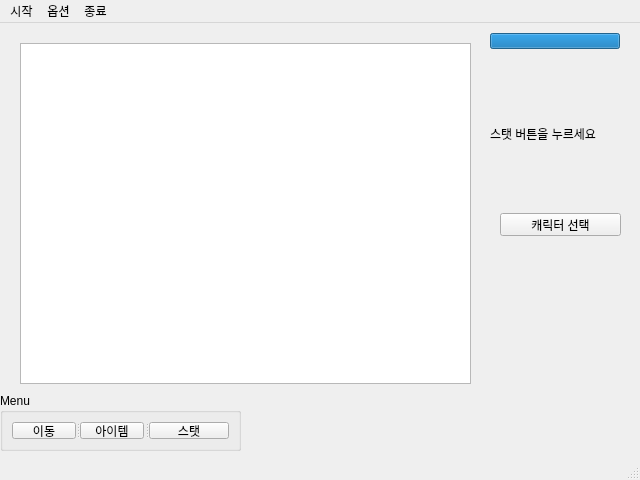
<?xml version="1.0" encoding="UTF-8"?>
<ui version="4.0">
 <class>MainWindow</class>
 <widget class="QMainWindow" name="MainWindow">
  <property name="geometry">
   <rect>
    <x>0</x>
    <y>0</y>
    <width>640</width>
    <height>480</height>
   </rect>
  </property>
  <property name="sizePolicy">
   <sizepolicy hsizetype="Maximum" vsizetype="Minimum">
    <horstretch>0</horstretch>
    <verstretch>3</verstretch>
   </sizepolicy>
  </property>
  <property name="minimumSize">
   <size>
    <width>0</width>
    <height>7</height>
   </size>
  </property>
  <property name="font">
   <font>
    <family>Arial</family>
   </font>
  </property>
  <property name="cursor">
   <cursorShape>ArrowCursor</cursorShape>
  </property>
  <property name="windowTitle">
   <string>Dungeon</string>
  </property>
  <property name="windowIcon">
   <iconset>
    <normaloff>window_icon.png</normaloff>window_icon.png</iconset>
  </property>
  <widget class="QWidget" name="centralwidget">
   <widget class="QLabel" name="lbl_Stat">
    <property name="geometry">
     <rect>
      <x>490</x>
      <y>10</y>
      <width>111</width>
      <height>201</height>
     </rect>
    </property>
    <property name="autoFillBackground">
     <bool>false</bool>
    </property>
    <property name="text">
     <string>스탯 버튼을 누르세요</string>
    </property>
    <property name="scaledContents">
     <bool>false</bool>
    </property>
    <property name="alignment">
     <set>Qt::AlignLeading|Qt::AlignLeft|Qt::AlignVCenter</set>
    </property>
   </widget>
   <widget class="QGroupBox" name="groupBox">
    <property name="geometry">
     <rect>
      <x>0</x>
      <y>370</y>
      <width>241</width>
      <height>58</height>
     </rect>
    </property>
    <property name="title">
     <string>Menu</string>
    </property>
    <layout class="QVBoxLayout" name="verticalLayout_2">
     <item>
      <widget class="QSplitter" name="splitter_2">
       <property name="orientation">
        <enum>Qt::Horizontal</enum>
       </property>
       <widget class="QSplitter" name="splitter">
        <property name="orientation">
         <enum>Qt::Horizontal</enum>
        </property>
        <widget class="QPushButton" name="btn_move">
         <property name="text">
          <string>이동</string>
         </property>
        </widget>
        <widget class="QPushButton" name="btn_item">
         <property name="text">
          <string>아이템</string>
         </property>
        </widget>
       </widget>
       <widget class="QPushButton" name="btn_stat">
        <property name="text">
         <string>스탯</string>
        </property>
       </widget>
      </widget>
     </item>
    </layout>
   </widget>
   <widget class="QProgressBar" name="progressBar_HP">
    <property name="geometry">
     <rect>
      <x>490</x>
      <y>10</y>
      <width>130</width>
      <height>16</height>
     </rect>
    </property>
    <property name="baseSize">
     <size>
      <width>0</width>
      <height>0</height>
     </size>
    </property>
    <property name="toolTip">
     <string>&lt;html&gt;&lt;head/&gt;&lt;body&gt;&lt;p&gt;현재 HP / 전체 HP&lt;/p&gt;&lt;/body&gt;&lt;/html&gt;</string>
    </property>
    <property name="statusTip">
     <string/>
    </property>
    <property name="autoFillBackground">
     <bool>false</bool>
    </property>
    <property name="styleSheet">
     <string notr="true"/>
    </property>
    <property name="value">
     <number>100</number>
    </property>
    <property name="textVisible">
     <bool>false</bool>
    </property>
    <property name="textDirection">
     <enum>QProgressBar::TopToBottom</enum>
    </property>
    <property name="format">
     <string/>
    </property>
   </widget>
   <widget class="QPushButton" name="btn_Charselect">
    <property name="geometry">
     <rect>
      <x>500</x>
      <y>190</y>
      <width>121</width>
      <height>23</height>
     </rect>
    </property>
    <property name="text">
     <string>캐릭터 선택</string>
    </property>
   </widget>
   <widget class="QTextBrowser" name="txtLog">
    <property name="geometry">
     <rect>
      <x>20</x>
      <y>20</y>
      <width>451</width>
      <height>341</height>
     </rect>
    </property>
   </widget>
  </widget>
  <widget class="QMenuBar" name="menubar">
   <property name="geometry">
    <rect>
     <x>0</x>
     <y>0</y>
     <width>640</width>
     <height>21</height>
    </rect>
   </property>
   <widget class="QMenu" name="menu">
    <property name="title">
     <string>시작</string>
    </property>
   </widget>
   <widget class="QMenu" name="menu_2">
    <property name="title">
     <string>옵션</string>
    </property>
   </widget>
   <widget class="QMenu" name="menu_3">
    <property name="title">
     <string>종료</string>
    </property>
   </widget>
   <addaction name="menu"/>
   <addaction name="menu_2"/>
   <addaction name="menu_3"/>
  </widget>
  <widget class="QStatusBar" name="statusbar"/>
 </widget>
 <resources/>
 <connections/>
</ui>
